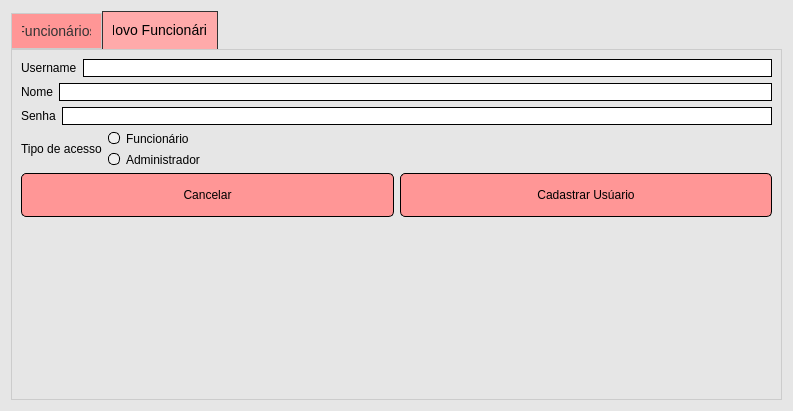
<?xml version="1.0" encoding="UTF-8"?>
<ui version="4.0">
 <class>tela_funcionarios</class>
 <widget class="QDialog" name="tela_funcionarios">
  <property name="geometry">
   <rect>
    <x>0</x>
    <y>0</y>
    <width>793</width>
    <height>411</height>
   </rect>
  </property>
  <property name="windowTitle">
   <string>Dialog</string>
  </property>
  <property name="windowIcon">
   <iconset resource="resource_file.qrc">
    <normaloff>:/logo cin.png</normaloff>:/logo cin.png</iconset>
  </property>
  <property name="styleSheet">
   <string notr="true">background-color:rgb(230, 230, 230);
color:black;</string>
  </property>
  <layout class="QGridLayout" name="gridLayout">
   <item row="0" column="0">
    <widget class="QTabWidget" name="tabWidget">
     <property name="styleSheet">
      <string notr="true">QTabWidget::pane {
    border: 1px solid #ccc; /* Border around the tab widget */
    background-color: #f0f0f0; /* Background color of the tab content area */
}

QTabBar::tab {
    background: rgb(255, 150, 150); /* Background color of inactive tabs */
    border: 1px solid #ccc; /* Border around tabs */
    padding: 10px; /* Padding inside tabs */
    font-size: 14px; /* Font size of tab text */
    color: #333; /* Text color of inactive tabs */
}

QTabBar::tab:selected {
    background: rgb(255, 170, 170); /* Slightly lighter/different shade for the active tab */
    border: 1px solid #333; /* Wider border for the selected tab */
    border-bottom-color: rgb(255, 170, 170); /* Match the border color to the background */
    color: #000; /* Text color of the selected tab */
}

QTabBar::tab:hover {
    background: rgb(255, 120, 120); /* Slightly darker red when hovered */
}

QTabBar::tab:!selected {
    margin-top: 2px; /* Add a small margin to non-selected tabs */
}</string>
     </property>
     <property name="currentIndex">
      <number>1</number>
     </property>
     <widget class="QWidget" name="tab">
      <property name="styleSheet">
       <string notr="true"/>
      </property>
      <attribute name="title">
       <string>Funcionários</string>
      </attribute>
      <widget class="QWidget" name="layoutWidget">
       <property name="geometry">
        <rect>
         <x>0</x>
         <y>10</y>
         <width>471</width>
         <height>321</height>
        </rect>
       </property>
       <layout class="QVBoxLayout" name="verticalLayout_3">
        <item>
         <layout class="QVBoxLayout" name="verticalLayout_2">
          <item>
           <layout class="QVBoxLayout" name="verticalLayout">
            <item>
             <layout class="QHBoxLayout" name="horizontalLayout">
              <item>
               <widget class="QLabel" name="label_2">
                <property name="text">
                 <string>Pesquisar:</string>
                </property>
               </widget>
              </item>
              <item>
               <widget class="QLineEdit" name="lineEdit_pesquisa">
                <property name="styleSheet">
                 <string notr="true">background-color: white;
color:black;
border: 1px solid black;</string>
                </property>
               </widget>
              </item>
              <item>
               <widget class="QPushButton" name="btnPesquisar">
                <property name="styleSheet">
                 <string notr="true">QPushButton {
    color: rgb(0, 0, 0);
	background-color:rgb(255, 150, 150);
    border: 1px solid black;
    border-radius: 5px;
    padding: 2px 10px;
}

QPushButton:hover {
    background-color: rgb(255, 131, 131);
}

QPushButton:pressed {
    background-color: rgb(255, 131, 131);
}
</string>
                </property>
                <property name="text">
                 <string>Pesquisar</string>
                </property>
               </widget>
              </item>
              <item>
               <widget class="QPushButton" name="btnLimpar">
                <property name="styleSheet">
                 <string notr="true">QPushButton {
    color: rgb(0, 0, 0);
	background-color:rgb(255, 150, 150);
    border: 1px solid black;
    border-radius: 5px;
    padding: 2px 10px;
}

QPushButton:hover {
    background-color: rgb(255, 131, 131);
}

QPushButton:pressed {
    background-color: rgb(255, 131, 131);
}
</string>
                </property>
                <property name="text">
                 <string>Limpar</string>
                </property>
               </widget>
              </item>
             </layout>
            </item>
           </layout>
          </item>
         </layout>
        </item>
        <item>
         <widget class="QTableWidget" name="tableWidget">
          <property name="styleSheet">
           <string notr="true">QTableWidget {
    background-color: white;
    color: black;
    gridline-color: #e1e1e1;
	border: 2px solid black
}

QTableWidget::item:selected {
    background-color: #ffcccc; 
    color: black;
}

QTableWidget::horizontalHeader {
    background-color: #f0f0f0;
    border: none;
}

QTableWidget::verticalHeader {
    background-color: #f0f0f0;
    border: none;
}

QTableWidget::item {
    padding: 5px;
}
</string>
          </property>
         </widget>
        </item>
        <item>
         <layout class="QHBoxLayout" name="horizontalLayout_2"/>
        </item>
       </layout>
      </widget>
      <widget class="QWidget" name="layoutWidget">
       <property name="geometry">
        <rect>
         <x>480</x>
         <y>10</y>
         <width>261</width>
         <height>216</height>
        </rect>
       </property>
       <layout class="QVBoxLayout" name="verticalLayout_5">
        <item>
         <layout class="QVBoxLayout" name="verticalLayout_4">
          <item>
           <layout class="QHBoxLayout" name="horizontalLayout_6">
            <item>
             <widget class="QLabel" name="label">
              <property name="text">
               <string>  Usuário</string>
              </property>
             </widget>
            </item>
            <item>
             <widget class="QLineEdit" name="lineEdit_usuario">
              <property name="styleSheet">
               <string notr="true">background-color: white;
color:black;
border: 1px solid black;</string>
              </property>
              <property name="alignment">
               <set>Qt::AlignmentFlag::AlignCenter</set>
              </property>
             </widget>
            </item>
           </layout>
          </item>
          <item>
           <layout class="QHBoxLayout" name="horizontalLayout_5">
            <item>
             <widget class="QLabel" name="label_3">
              <property name="text">
               <string>  Nome</string>
              </property>
             </widget>
            </item>
            <item>
             <widget class="QLineEdit" name="lineEdit_nome">
              <property name="styleSheet">
               <string notr="true">background-color: white;
color:black;
border: 1px solid black;</string>
              </property>
              <property name="alignment">
               <set>Qt::AlignmentFlag::AlignCenter</set>
              </property>
             </widget>
            </item>
           </layout>
          </item>
          <item>
           <layout class="QHBoxLayout" name="horizontalLayout_4">
            <item>
             <widget class="QLabel" name="label_4">
              <property name="text">
               <string>  Senha</string>
              </property>
             </widget>
            </item>
            <item>
             <widget class="QLineEdit" name="lineEdit_senha">
              <property name="styleSheet">
               <string notr="true">background-color: white;
color:black;
border: 1px solid black;</string>
              </property>
              <property name="alignment">
               <set>Qt::AlignmentFlag::AlignCenter</set>
              </property>
             </widget>
            </item>
           </layout>
          </item>
          <item>
           <layout class="QHBoxLayout" name="horizontalLayout_7">
            <item>
             <widget class="QLabel" name="label_10">
              <property name="text">
               <string>  ID</string>
              </property>
             </widget>
            </item>
            <item>
             <widget class="QLineEdit" name="lineEdit_id">
              <property name="styleSheet">
               <string notr="true">background-color: white;
color:black;
border: 1px solid black;</string>
              </property>
              <property name="alignment">
               <set>Qt::AlignmentFlag::AlignCenter</set>
              </property>
             </widget>
            </item>
           </layout>
          </item>
          <item>
           <layout class="QHBoxLayout" name="horizontalLayout_3">
            <item>
             <widget class="QLabel" name="label_5">
              <property name="text">
               <string>Tipo de Acesso</string>
              </property>
             </widget>
            </item>
            <item>
             <widget class="QComboBox" name="comboBox_acesso">
              <property name="styleSheet">
               <string notr="true">background-color: white;
color:black;</string>
              </property>
              <item>
               <property name="text">
                <string>A</string>
               </property>
              </item>
              <item>
               <property name="text">
                <string>B</string>
               </property>
              </item>
             </widget>
            </item>
           </layout>
          </item>
         </layout>
        </item>
        <item>
         <layout class="QHBoxLayout" name="horizontalLayout_8">
          <item>
           <widget class="QPushButton" name="btnExcluir">
            <property name="styleSheet">
             <string notr="true">QPushButton {
    color: rgb(0, 0, 0);
	background-color:rgb(255, 150, 150);
    border: 1px solid black;
    border-radius: 5px;
    padding: 2px 10px;
}

QPushButton:hover {
    background-color: rgb(255, 131, 131);
}

QPushButton:pressed {
    background-color: rgb(255, 131, 131);
}
</string>
            </property>
            <property name="text">
             <string>Excluir Usuário</string>
            </property>
           </widget>
          </item>
          <item>
           <widget class="QPushButton" name="btnEditar">
            <property name="styleSheet">
             <string notr="true">QPushButton {
    color: rgb(0, 0, 0);
	background-color:rgb(255, 150, 150);
    border: 1px solid black;
    border-radius: 5px;
    padding: 2px 10px;
}

QPushButton:hover {
    background-color: rgb(255, 131, 131);
}

QPushButton:pressed {
    background-color: rgb(255, 131, 131);
}
</string>
            </property>
            <property name="text">
             <string>Atualizar Usuário</string>
            </property>
           </widget>
          </item>
         </layout>
        </item>
        <item>
         <spacer name="verticalSpacer">
          <property name="orientation">
           <enum>Qt::Orientation::Vertical</enum>
          </property>
          <property name="sizeHint" stdset="0">
           <size>
            <width>20</width>
            <height>40</height>
           </size>
          </property>
         </spacer>
        </item>
       </layout>
      </widget>
     </widget>
     <widget class="QWidget" name="tab_2">
      <attribute name="title">
       <string>Novo Funcionário</string>
      </attribute>
      <layout class="QGridLayout" name="gridLayout_3">
       <item row="0" column="0">
        <layout class="QVBoxLayout" name="verticalLayout_9">
         <item>
          <layout class="QVBoxLayout" name="verticalLayout_6">
           <item>
            <layout class="QVBoxLayout" name="verticalLayout_7">
             <item>
              <layout class="QHBoxLayout" name="horizontalLayout_9">
               <item>
                <widget class="QLabel" name="label_6">
                 <property name="text">
                  <string>Username</string>
                 </property>
                </widget>
               </item>
               <item>
                <widget class="QLineEdit" name="inputUsername">
                 <property name="styleSheet">
                  <string notr="true">background-color: white;
color:black;
border: 1px solid black;</string>
                 </property>
                </widget>
               </item>
              </layout>
             </item>
             <item>
              <layout class="QHBoxLayout" name="horizontalLayout_10">
               <item>
                <widget class="QLabel" name="label_7">
                 <property name="text">
                  <string>Nome</string>
                 </property>
                </widget>
               </item>
               <item>
                <widget class="QLineEdit" name="inputNome">
                 <property name="styleSheet">
                  <string notr="true">background-color: white;
color:black;
border: 1px solid black;</string>
                 </property>
                </widget>
               </item>
              </layout>
             </item>
             <item>
              <layout class="QHBoxLayout" name="horizontalLayout_11">
               <item>
                <widget class="QLabel" name="label_8">
                 <property name="text">
                  <string>Senha</string>
                 </property>
                </widget>
               </item>
               <item>
                <widget class="QLineEdit" name="inputSenha">
                 <property name="styleSheet">
                  <string notr="true">background-color: white;
color:black;
border: 1px solid black;</string>
                 </property>
                 <property name="echoMode">
                  <enum>QLineEdit::EchoMode::Password</enum>
                 </property>
                </widget>
               </item>
              </layout>
             </item>
             <item>
              <layout class="QHBoxLayout" name="horizontalLayout_12">
               <item>
                <widget class="QLabel" name="label_9">
                 <property name="sizePolicy">
                  <sizepolicy hsizetype="Maximum" vsizetype="Preferred">
                   <horstretch>0</horstretch>
                   <verstretch>0</verstretch>
                  </sizepolicy>
                 </property>
                 <property name="text">
                  <string>Tipo de acesso</string>
                 </property>
                </widget>
               </item>
               <item>
                <layout class="QVBoxLayout" name="verticalLayout_8">
                 <item>
                  <widget class="QRadioButton" name="radioFuncionario">
                   <property name="styleSheet">
                    <string notr="true">QRadioButton::indicator {
    width: 10px;
    height: 10px;
    border: 1px solid black;
    border-radius: 5px;
    background-color: #f0f0f0;
}

QRadioButton::indicator:checked {
    background-color: rgb(255, 150, 150);
    border: 1px solid black;
}

</string>
                   </property>
                   <property name="text">
                    <string>Funcionário</string>
                   </property>
                  </widget>
                 </item>
                 <item>
                  <widget class="QRadioButton" name="radioAdm">
                   <property name="styleSheet">
                    <string notr="true">QRadioButton::indicator {
    width: 10px;
    height: 10px;
    border: 1px solid black;
    border-radius: 5px;
    background-color: #f0f0f0;
}

QRadioButton::indicator:checked {
    background-color: rgb(255, 150, 150);
    border: 1px solid black;
}

</string>
                   </property>
                   <property name="text">
                    <string>Administrador</string>
                   </property>
                  </widget>
                 </item>
                </layout>
               </item>
              </layout>
             </item>
            </layout>
           </item>
           <item>
            <layout class="QHBoxLayout" name="horizontalLayout_13">
             <item>
              <widget class="QPushButton" name="btn_cancelar">
               <property name="sizePolicy">
                <sizepolicy hsizetype="Minimum" vsizetype="Fixed">
                 <horstretch>0</horstretch>
                 <verstretch>0</verstretch>
                </sizepolicy>
               </property>
               <property name="minimumSize">
                <size>
                 <width>0</width>
                 <height>44</height>
                </size>
               </property>
               <property name="styleSheet">
                <string notr="true">QPushButton {
    color: rgb(0, 0, 0);
	background-color:rgb(255, 150, 150);
    border: 1px solid black;
    border-radius: 5px;
    padding: 2px 10px;
}

QPushButton:hover {
    background-color: rgb(255, 131, 131);
}

QPushButton:pressed {
    background-color: rgb(255, 131, 131);
}
</string>
               </property>
               <property name="text">
                <string>Cancelar</string>
               </property>
              </widget>
             </item>
             <item>
              <widget class="QPushButton" name="btn_cadastrar">
               <property name="minimumSize">
                <size>
                 <width>0</width>
                 <height>44</height>
                </size>
               </property>
               <property name="styleSheet">
                <string notr="true">QPushButton {
    color: rgb(0, 0, 0);
	background-color:rgb(255, 150, 150);
    border: 1px solid black;
    border-radius: 5px;
    padding: 2px 10px;
}

QPushButton:hover {
    background-color: rgb(255, 131, 131);
}

QPushButton:pressed {
    background-color: rgb(255, 131, 131);
}
</string>
               </property>
               <property name="text">
                <string>Cadastrar Usúario</string>
               </property>
              </widget>
             </item>
            </layout>
           </item>
          </layout>
         </item>
         <item>
          <spacer name="verticalSpacer_2">
           <property name="orientation">
            <enum>Qt::Orientation::Vertical</enum>
           </property>
           <property name="sizeHint" stdset="0">
            <size>
             <width>20</width>
             <height>40</height>
            </size>
           </property>
          </spacer>
         </item>
        </layout>
       </item>
      </layout>
     </widget>
    </widget>
   </item>
  </layout>
 </widget>
 <resources>
  <include location="resource_file.qrc"/>
 </resources>
 <connections/>
</ui>
